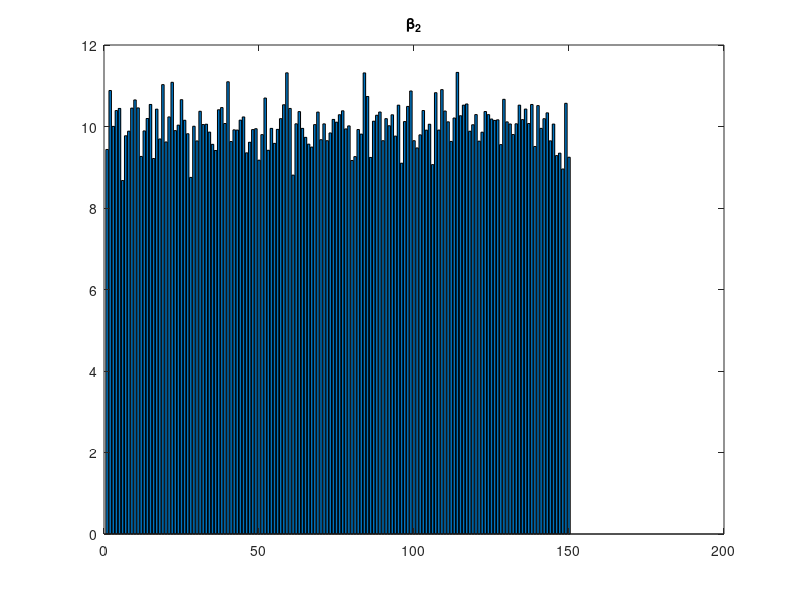
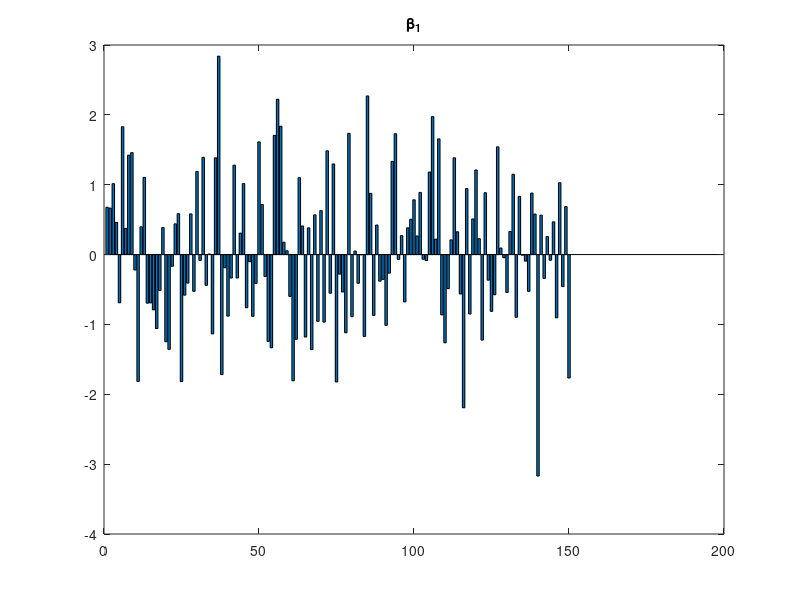
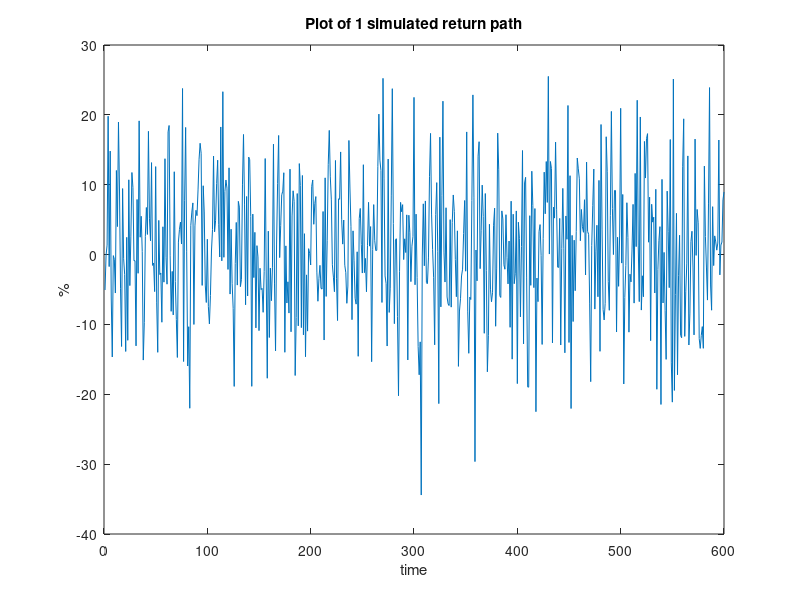
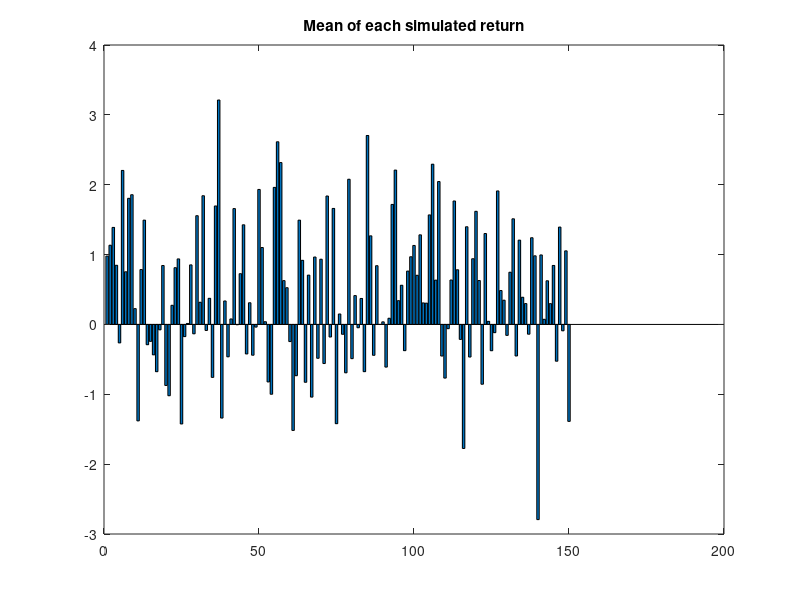

Source code (MATLAB) for these figures, in order: (Note: this script raises an error after producing the figures.)
%Estimating Factor Models where Exposures are NOT Observed
%Our goal here is to determine the ability of a factor to explain the cross-section of returns.  We will explore 3 methods: 1) Simple 2-Pass, 2) Fama MacBeth, and 3) Pooled/Panel regression.  
%Note: We will use the ols function from the Oxford MFE Toolbox (https://www.kevinsheppard.com/MFE_Toolbox). Be sure it is installed and on your local path before you begin. 
%Author: Mike Aguilar, UNC-CH Economics Dept, Jan`17

%Housekeeping
    clear all; close all; clc
    


    addpath(genpath('C:\Users\Stephen\Documents\MATLAB\MFE\'));
%Simulate data
%Set up dimensions
    T = 12*50; 
    N = 150; 
    K = 2; 
    mu = 0; 
    sigma2 = .05; 
%Simulate
    seed = 5; %Set the seed for the simulator. 
    rng(seed); %Lock in the seed 
    F = [ones(T,1) randn(T,K-1)];
    u = randn(T,N); %Note: If existed cross sectional correlation, then results for cov(beta) differ
    %Simulate beta1 (intercept) to be mean 0 with unit variance
        BigBeta1 = randn(1,N); 
    %Simulate beta2 (slope) to be mean 10 with std of .5
        BigBeta2 = .5.*randn(1,N) + 10; 
    %Combine the beta vector        
        BigBeta = [BigBeta1;BigBeta2]; 
    for i = 1:N
        beta = BigBeta(:,i); 
        r(:,i) = F*beta+u(:,i); 
    end
    
%Summarize the simulated series
    f1 = figure(1);
    bar(BigBeta(2,:)); 
    title('\beta_{2}')
    
    f2 = figure(2);
    bar(BigBeta(1,:)); 
    title('\beta_{1}')
    
    f3 = figure(3);
    plot(r(:,1));
    title('Plot of 1 simulated return path'); 
    xlabel('time')
    ylabel('%')
    
    %Sample moments of returns
        stats.mean = mean(r); 
        stats.std = std(r); 
        stats.skew = skewness(r); 
        stats.kurt = kurtosis(r); 
      
        f4 = figure(4); 
        bar(stats.mean); 
        title('Mean of each simulated return'); 
        
        f5 = figure(5); 
        bar(stats.std); 
        title('Std Deviation of each simulated return'); 
        
      %% 2 pass method
      %regress Beta and F 
      close all;
      for i= 1:150
      [betahat, tstatB]=ols(r(:,i), F,0);
      betahats(:,i)= betahat;
      end
      
      
      %regress bhats and returns to find lamda
     [lamdahat tstat] = ols(stats.mean',betahats',0);
     lamdahat , tstat
     
     
     %% Fama 
     
     for i=1:600
     [FamaLambda , tstasFL] = ols(r(i,:)', betahats',0);
     FamaLambdas(:,i)= FamaLambda;
     end
     LambdaMean= mean(FamaLambdas');
     
     %% panel
     newr= r(1,:);
     newBeta= betahats(:,:);
     for i=2:600
       newr= [newr, r(i,:)];
       newBeta=[newBeta, betahats(:,:)];
       i
     end
     
     
  [panelLam tstatPan]=ols(newr',newBeta',0); 
 
  panelLam 
     